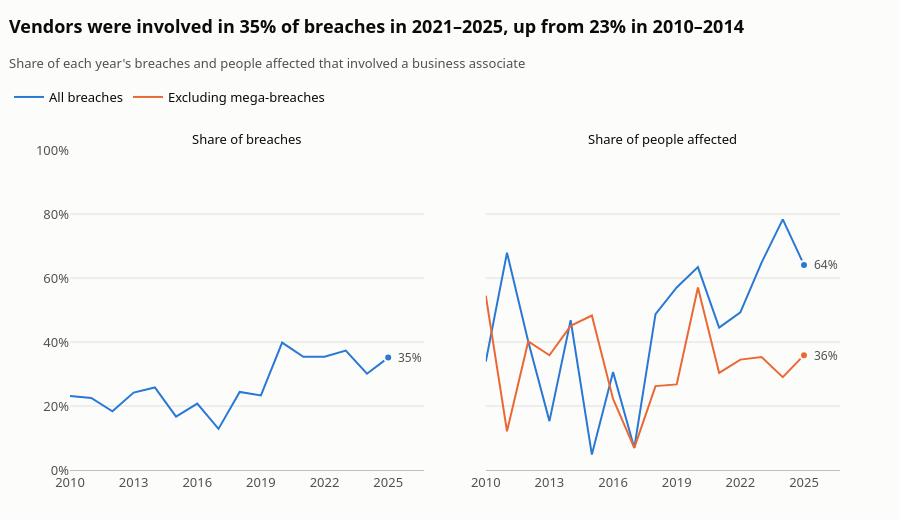

Notebook code for this chart:
### Markdown cell above
## 3. Vendors: how often a business associate was involved

Healthcare organizations share patient data with outside vendors, called business associates, such as billing companies, IT providers and claims processors. A breach counts as vendor-related if the portal says a business associate was present, or if a business associate filed the report itself.

For each year, the chart shows the share of breaches that were vendor-related (left) and the share of all people affected that those breaches account for (right). The people share is shown with and without mega-breaches, because one huge vendor breach can swing it. To answer whether the share has grown, the first five full years (2010–2014) are compared with the last five (2021–2025), each pooled into a single figure.

### Code cell
vendor_data = full_years.assign(
    vendor=full_years["business_associate_present"] | full_years["covered_entity_type"].eq("Business Associate")
)


def vendor_shares(df):
    """Share (%) of breaches, and of people affected, that involved a vendor."""
    non_mega = df[~df["mega_breach"]]
    return pd.Series({
        "% of breaches": df["vendor"].mean() * 100,
        "% of people (all breaches)": df.loc[df["vendor"], "individuals_affected"].sum() / df["individuals_affected"].sum() * 100,
        "% of people (excl. mega-breaches)":
            non_mega.loc[non_mega["vendor"], "individuals_affected"].sum() / non_mega["individuals_affected"].sum() * 100,
    })


vendor_by_year = pd.DataFrame({year: vendor_shares(group) for year, group in vendor_data.groupby("year")}).T
periods = {"2010-2014": (2010, 2014), "2021-2025": (2021, 2025)}
pooled = pd.DataFrame({name: vendor_shares(vendor_data[vendor_data["year"].between(*span)]) for name, span in periods.items()}).T

print(vendor_by_year.round(1).to_string())
print("\nPooled over five years:")
print(pooled.round(1).to_string())

fig = make_subplots(rows=1, cols=2, shared_yaxes=True, horizontal_spacing=0.08,
                    subplot_titles=("Share of breaches", "Share of people affected"))
series = [
    (1, "% of breaches", "All breaches", BLUE, False),
    (2, "% of people (all breaches)", "All breaches", BLUE, True),
    (2, "% of people (excl. mega-breaches)", "Excluding mega-breaches", ORANGE, True),
]
for col, column, name, color, in_legend in series:
    values = vendor_by_year[column]
    fig.add_trace(go.Scatter(
        x=values.index, y=values, name=name, mode="lines", line=dict(color=color, width=2),
        legendgroup=name, showlegend=in_legend, hovertemplate=f"{name}: %{{y:.1f}}%<extra></extra>",
    ), row=1, col=col)
    fig.add_trace(go.Scatter(  # end dot
        x=[LAST_YEAR], y=[values[LAST_YEAR]], mode="markers", showlegend=False, hoverinfo="skip",
        marker=dict(color=color, size=8, line=dict(color=SURFACE, width=2)),
    ), row=1, col=col)

first, last = pooled.loc["2010-2014", "% of breaches"], pooled.loc["2021-2025", "% of breaches"]
style(fig, f"Vendors were involved in {last:.0f}% of breaches in 2021–2025, up from {first:.0f}% in 2010–2014",
      "Share of each year's breaches and people affected that involved a business associate")
for col, column, *_ in series:
    end_value = vendor_by_year.loc[LAST_YEAR, column]
    label(fig, LAST_YEAR, end_value, f"{end_value:.0f}%", row=1, col=col, xanchor="left", xshift=8)
fig.update_layout(hovermode="x unified")
fig.update_xaxes(dtick=3)
fig.update_yaxes(range=[0, 100], ticksuffix="%")
save_and_show(fig, "q3_vendor_share")

### Figure 1 — Plotly figure (JSON) as saved in the notebook; plotly's stock layout.template omitted (floating-point values rounded to 4 significant figures)
{"data": [{"hovertemplate": "All breaches: %{y:.1f}%<extra></extra>", "legendgroup": "All breaches", "line": {"color": "#2a78d6", "width": 2}, "mode": "lines", "name": "All breaches", "showlegend": false, "type": "scatter", "x": [2010, 2011, 2012, 2013, 2014, 2015, 2016, 2017, 2018, 2019, 2020, 2021, 2022, 2023, 2024, 2025], "xaxis": "x", "y": [23.12, 22.5, 18.35, 24.19, 25.8, 16.67, 20.73, 12.85, 24.39, 23.29, 39.82, 35.38, 35.38, 37.32, 30.09, 35.12], "yaxis": "y"}, {"hoverinfo": "skip", "marker": {"color": "#2a78d6", "line": {"color": "#fcfcfb", "width": 2}, "size": 8}, "mode": "markers", "showlegend": false, "type": "scatter", "x": [2025], "xaxis": "x", "y": [35.12], "yaxis": "y"}, {"hovertemplate": "All breaches: %{y:.1f}%<extra></extra>", "legendgroup": "All breaches", "line": {"color": "#2a78d6", "width": 2}, "mode": "lines", "name": "All breaches", "showlegend": true, "type": "scatter", "x": [2010, 2011, 2012, 2013, 2014, 2015, 2016, 2017, 2018, 2019, 2020, 2021, 2022, 2023, 2024, 2025], "xaxis": "x2", "y": [33.88, 67.9, 40.17, 15.27, 46.8, 4.832, 30.59, 6.899, 48.73, 57.04, 63.39, 44.48, 49.25, 64.83, 78.32, 64.1], "yaxis": "y2"}, {"hoverinfo": "skip", "marker": {"color": "#2a78d6", "line": {"color": "#fcfcfb", "width": 2}, "size": 8}, "mode": "markers", "showlegend": false, "type": "scatter", "x": [2025], "xaxis": "x2", "y": [64.1], "yaxis": "y2"}, {"hovertemplate": "Excluding mega-breaches: %{y:.1f}%<extra></extra>", "legendgroup": "Excluding mega-breaches", "line": {"color": "#eb6834", "width": 2}, "mode": "lines", "name": "Excluding mega-breaches", "showlegend": true, "type": "scatter", "x": [2010, 2011, 2012, 2013, 2014, 2015, 2016, 2017, 2018, 2019, 2020, 2021, 2022, 2023, 2024, 2025], "xaxis": "x2", "y": [54.48, 12.11, 40.17, 35.86, 45.03, 48.27, 22.21, 6.899, 26.21, 26.74, 57.03, 30.34, 34.5, 35.29, 29.0, 35.89], "yaxis": "y2"}, {"hoverinfo": "skip", "marker": {"color": "#eb6834", "line": {"color": "#fcfcfb", "width": 2}, "size": 8}, "mode": "markers", "showlegend": false, "type": "scatter", "x": [2025], "xaxis": "x2", "y": [35.89], "yaxis": "y2"}], "layout": {"annotations": [{"font": {"color": "#0b0b0b", "size": 13}, "showarrow": false, "text": "Share of breaches", "x": 0.23, "xanchor": "center", "xref": "paper", "y": 1.0, "yanchor": "bottom", "yref": "paper"}, {"font": {"color": "#0b0b0b", "size": 13}, "showarrow": false, "text": "Share of people affected", "x": 0.77, "xanchor": "center", "xref": "paper", "y": 1.0, "yanchor": "bottom", "yref": "paper"}, {"font": {"color": "#52514e", "size": 12}, "showarrow": false, "text": "35%", "x": 2025, "xanchor": "left", "xref": "x", "xshift": 8, "y": 35.12, "yref": "y"}, {"font": {"color": "#52514e", "size": 12}, "showarrow": false, "text": "64%", "x": 2025, "xanchor": "left", "xref": "x2", "xshift": 8, "y": 64.1, "yref": "y2"}, {"font": {"color": "#52514e", "size": 12}, "showarrow": false, "text": "36%", "x": 2025, "xanchor": "left", "xref": "x2", "xshift": 8, "y": 35.89, "yref": "y2"}], "font": {"color": "#0b0b0b", "family": "system-ui, -apple-system, \"Segoe UI\", sans-serif", "size": 13}, "height": 520, "hoverlabel": {"bgcolor": "white", "bordercolor": "#e1e0d9", "font": {"color": "#0b0b0b"}}, "hovermode": "x unified", "legend": {"orientation": "h", "title": {"text": ""}, "x": 0.01, "xanchor": "left", "xref": "container", "y": 0.8423, "yanchor": "top", "yref": "container"}, "margin": {"b": 50, "l": 70, "r": 60, "t": 150}, "paper_bgcolor": "#fcfcfb", "plot_bgcolor": "#fcfcfb", "title": {"subtitle": {"font": {"color": "#52514e", "size": 13}, "text": "Share of each year's breaches and people affected that involved a business associate"}, "text": "<b>Vendors were involved in 35% of breaches in 2021–2025, up from 23% in 2010–2014</b>", "x": 0.01, "xanchor": "left", "xref": "container", "y": 0.9615, "yanchor": "top", "yref": "container"}, "xaxis": {"anchor": "y", "domain": [0.0, 0.46], "dtick": 3, "linecolor": "#c3c2b7", "showgrid": false, "tickfont": {"color": "#52514e"}}, "xaxis2": {"anchor": "y2", "domain": [0.54, 1.0], "dtick": 3, "linecolor": "#c3c2b7", "showgrid": false, "tickfont": {"color": "#52514e"}}, "yaxis": {"anchor": "x", "domain": [0.0, 1.0], "gridcolor": "#e1e0d9", "gridwidth": 1, "range": [0, 100], "tickfont": {"color": "#52514e"}, "ticksuffix": "%", "zeroline": false}, "yaxis2": {"anchor": "x2", "domain": [0.0, 1.0], "gridcolor": "#e1e0d9", "gridwidth": 1, "matches": "y", "range": [0, 100], "showticklabels": false, "tickfont": {"color": "#52514e"}, "ticksuffix": "%", "zeroline": false}}}
